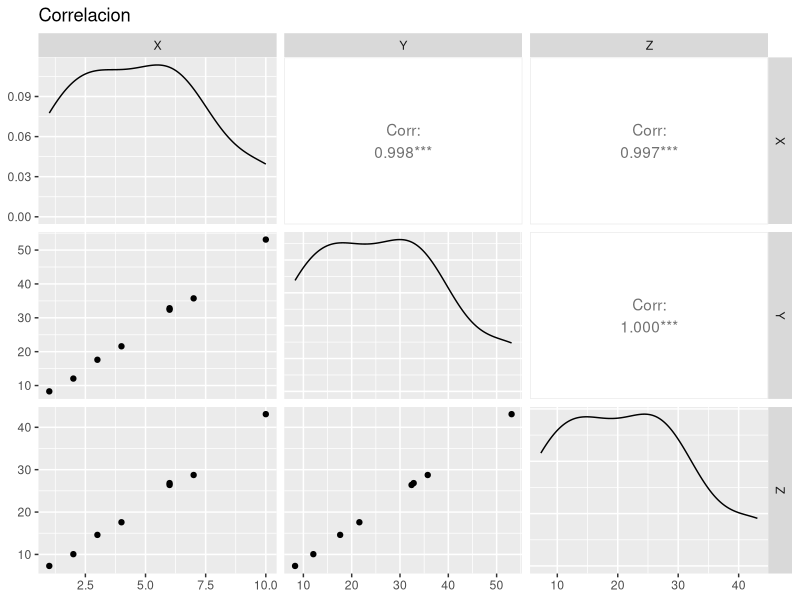

The R source for this figure:
## ---- chunk 1
knitr::opts_chunk$set(echo = TRUE)
## ---- chunk 2
datos = read.csv2("datos.csv", dec = ".")
## ---- chunk 3
library(dplyr)
datos2 = datos %>% 
  mutate(Z = Y-X)
## ---- chunk 4
library(GGally)
ggpairs(datos2, title="Correlacion")
## ---- chunk 5
library(kableExtra)
modelo = lm(Y ~ X, data = datos)
modelo$coefficients %>% 
  kable("html", digits=3) %>% 
  kable_styling(full_width = F)
